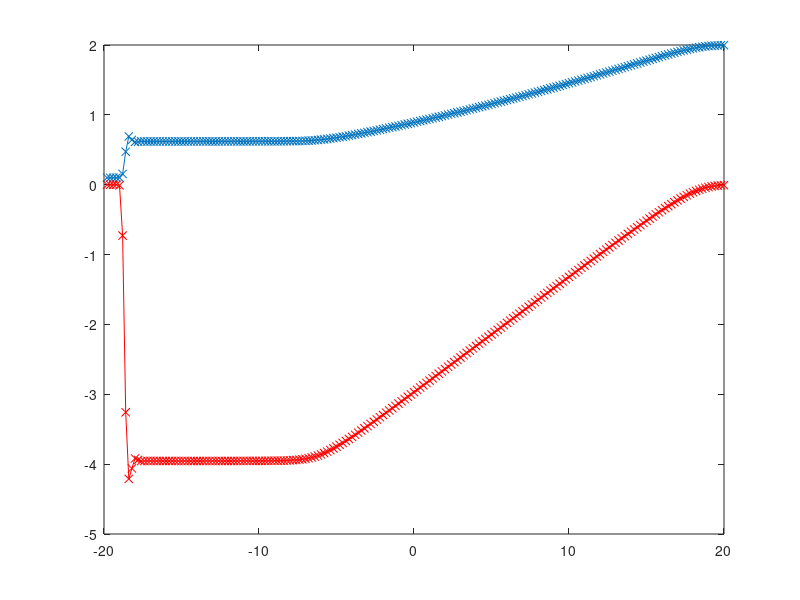

Write the MATLAB code that produced this figure.
function so=voda
% resi PDR u_t + (u^2)_x = 0
global T t dt dx J x u u2 un B C a F ul up g

B = 20;
J = 200;
T = 2;
C = 0.5;

nlwlf = 4;

t=0;
nstep=1;
init;
du = u;
while t < T
  if(mod(nstep,nlwlf)==0)
    lfstep;
  else
    lwstep;
  end
  plot(x,un(:,1)/g,'-','Marker','x');
  hold on;
  plot(x,un(:,2)./un(:,1),'-r','Marker','x');
  hold off;

  %  axis([-B B 10 100]);
  drawnow;
  if nstep==1
    pause
  end
  nstep=nstep+1;
end

function ii=init
% inicializace, pocatecni podminky
global T dt dx J x u u2 un B C a F ul up g

dx = 2*B/J;
x = zeros(J,1);
for j=1:J
  x(j) = -B + j*dx;
end
F = zeros(J,2);
u = zeros(J,2);
u2 = zeros(J,2);
un = zeros(J,2);
g = 10;
%vell = -1; velp = 1; hl = 1; hp = 1; T =4;
%vell = 1; velp = -1; hl = 0.1; hp = 0.1; T =8;
%vell = 0; velp = 0; hl = 2; hp = 0.1; T=4;
vell = 0; velp = 0; hl = 0.1; hp = 2; T=4;

% jen 1 razova vlna
%vell = sqrt(6)/2; velp = 0; hl = 4; hp = 2; g=1; T=6;
% 1 vlna zredeni
%vell = -sqrt(6)/2; velp = 0; hl = 4; hp = 2; g=1; T=2;

ul = [g*hl  g*hl*vell];
up = [g*hp  g*hp*velp];

for j=1:J
  if x(j) > 0
      u(j,:) = up(:);
  else
      u(j,:) = ul(:);
  end
end
lambda1 = max(abs(vell + sqrt(g*hl)),abs(velp + sqrt(g*hp)));
lambda2 = max(abs(vell - sqrt(g*hl)),abs(velp - sqrt(g*hp)));
dt = C*dx/abs(max(lambda1,lambda2));

function lf=lfstep
% jeden casovy krok Lax-Friendrichsovo schema
global t T dt dx J x u u2 un B C a F
t = t + dt;
% prvni pulkrok
flux(u,J);
for j=1:J-1
  u2(j,:) = (u(j,:) + u(j+1,:))/2 - dt*(F(j+1,:) - F(j,:))/(2*dx);
end
% druhy pulkrok
flux(u2,J-1);
for j=2:J-1
  un(j,:) = (u2(j-1,:) + u2(j,:))/2 - dt*(F(j,:) - F(j-1,:))/(2*dx);
end

% okrajove podminky
un(1,:) = u(2,:);
un(J,:) = u(J-1,:);
u = un;

function lw=lwstep
% jeden casovy krok Lax-Wendroff schema
global t T dt dx J x u u2 un B C a F
t = t + dt;
% prvni pulkrok
flux(u,J);
for j=1:J-1
  u2(j,:) = (u(j,:) + u(j+1,:))/2 - dt*(F(j+1,:) - F(j,:))/(2*dx);
end
% druhy pulkrok
flux(u2,J-1);
for j=2:J-1
  un(j,:) = u(j,:) - dt*(F(j,:) - F(j-1,:))/dx;
end

% okrajove podminky
un(1,:) = u(2,:);
un(J,:) = u(J-1,:);
u = un;

function ff = flux(uu,JJ)
global F
for j=1:JJ
%  F(j) = uu(j)^2/2;
  F(j,1) = uu(j,2);
  F(j,2) = uu(j,2)^2/uu(j,1) + uu(j,1)^2/2;
end


function lf=lfstep1
% jeden casovy krok Lax-Friendrichsovo schema
global t T dt dx J x u u2 un B C a F
t = t + dt;
% jedenkrok
flux(u,J);
for j=2:J-1
  un(j,:) = (u(j-1,:) + u(j+1,:))/2 - dt*(F(j+1,:) - F(j-1,:))/(2*dx);
end
% okrajove podminky
un(1,:) = u(2,:);
un(J,:) = u(J-1,:);
u = un;


